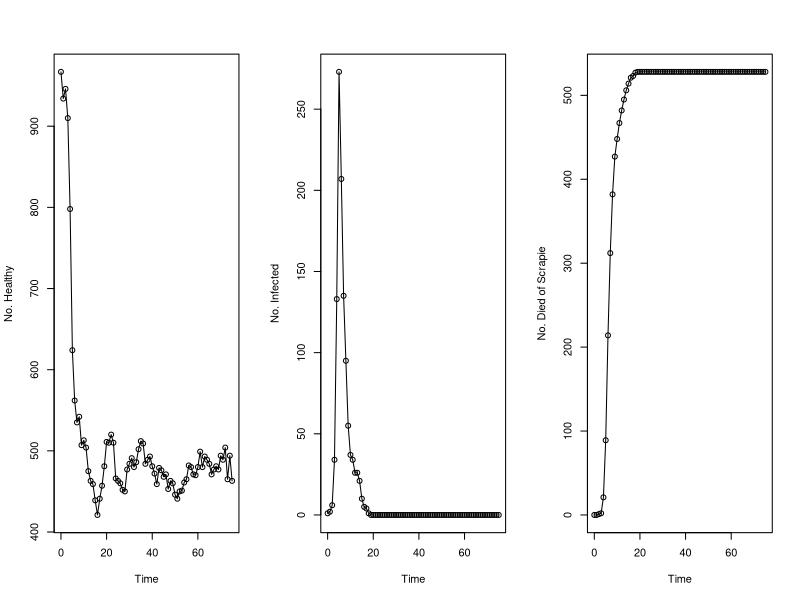

R code for this plot:
# libs ------------------------------------------------------

# genotype frequencies ------------------------------------------------------
	##the PrP genotypes are noted as below:
	##1. arr/arr 2. arr/arq 3. arr/arh 4. arr/ahq 5. arq/arq
	##6. arq/ahq 7. arq/arh 8. ahq/ahq 9. ahq/arh 10. arh/arh
	##11. arr/vrq 12. arq/vrq 13. ahq/vrq 14. arh/vrq 15. vrq/vrq

	#breed genotype frequencies: ARR/ARR=0.066, ARR/ARQ = 0.066 etc...
	Equal = c(0.066,0.066,0.066,0.066,0.066,0.066,0.066,0.066,0.066,0.066,0.066,0.066,0.066,0.066,0.066)
	Hu = c(0.022,0.391,0.029,0,0.348,0.015,0.159,0,0,0.029,0,0.007,0,0,0)
	Chios = c(0,0.162,0,0,0.667,0.172,0,0,0,0,0,0,0,0,0)
	Texel = c(0.541,0.193,0.169,0.012,0.02,0.006,0.026,0.001,0.007,0.009,0.01,0.004,0,0.004,0)
	Latxa = c(0.051,0.336,0.006,0.004,0.517,0.01,0.038,0,0.002,0,0.008,0.023,0,0.004,0.002)
	Leccesse = c(0.119,0.371,0.004,0.033,0.365,0.072,0.016,0.016,0,0,0.004,0,0,0,0)
	Finsheep = c(0.013,0.161,0.004,0,0.70,0.004,0.008,0,0,0,0,0.104,0,0,0.004)
	BHS = c(0.653,0,0,0,0.347,0,0,0,0,0,0,0,0,0,0)
	Kamieniecka = c(0.353,0.333,0.157,0,0.029,0,0.01,0,0,0.01,0.069,0.029,0,0.01,0)
	Skopelos = c(0.105,0.158,0,0.158,0.053,0.2105,0,0.2105,0,0,0,0,0.105,0,0)
	Kivircik = c(0.093,0.407,0,0.029,0.329,0.093,0,0.014,0,0,0.007,0.014,0.007,0,0.007)
	Djallonke = c(0,0,0,0,0.86,0.12,0,0.02,0,0,0,0,0,0,0)
	Ivesi = c(0,0.063,0,0,0.563,0,0.281,0,0,0,0.031,0,0,0,0)
	SPBM = c(0.102,0.225,0.041,0.020,0.265,0.163,0.061,0.041,0.02,0,0.041,0.02,0,0,0)


# simulation ------------------------------------------------------

scrapiesim = function(breed, hrate, vrate, grate, arate, drate, time, pop){


	#starting values at t=0
	S = rpois(15, pop*breed) #starting susceptibles of each genotype
	for(m in 1:length(breed)){
		if(is.na(S[m]) == TRUE){S[m] = 0}
		}

	Ih = c(0,0,0,0,1,0,0,0,0,0,0,0,0,0,0) #initially infected. If Ih[1]=1, then there is 1 individual of that genotype infected etc
	Iv = c(0,0,0,0,0,0,0,0,0,0,0,0,0,0,0) #vertically infected
	R = c(0,0,0,0,0,0,0,0,0,0,0,0,0,0,0) #death count
	
	#set up vectors for plotting later
	timelim = time #observations over n years
	Io = c(sum(Ih))
	dead = c(sum(R))
	susc = c(sum(S))

	rel.inf = c(0,0.0007,0,0.00055,0.068,0.016,0.01,0.0092,0,0.0037,0.012,0.41,0.0013,0.74,1) #infection relative risk
	b = rel.inf*hrate #relative horizontal infection risk
	v = rel.inf*vrate #relative vertical infection risk
	g = grate #prion death rate
	a = arate #birth rate
	d = drate #natural causes death rate

	for(j in 1:timelim){
		totalinf = sum(Ih) + sum(Iv)
		nS = c()
		nIv = c()
		tg = c()
		for(k in 1:15){
			nb = c()
			nb[k] = rpois(1, b[k]*S[k]*totalinf) #new infecteds for this year
			if(is.na(nb[k]) == TRUE){nb[k] = 0}
			Sd = rpois(1, d*S[k]) #number of susceptibles that died by natural causes
			if(is.na(Sd) == TRUE){Sd = 0}
			Ihd = rpois(1, d*Ih[k]) #Ih killed by natural causes
			if(is.na(Ihd) == TRUE){Ihd = 0}
			Ivd = rpois(1, d*Iv[k]) #Iv killed by natural causes
			if(is.na(Ivd) == TRUE){Ivd = 0}
			Ihg = rpois(1, g*Ih[k]) #Ih killed by scrapie
			if(is.na(Ihg) == TRUE){Ihg = 0}
			Ivg = rpois(1, g*Iv[k]) #Iv killed by scrapie
			if(is.na(Ivg) == TRUE){Ivg = 0}
			nS[k] = newS(S[k], nb[k], Sd) #removes infected susceptibles
			Ih[k] = newIh(S[k], Ih[k], nb[k], Ihg, Ihd) #updates no. infected vertically
			nIv[k] = newIv(Iv[k], Ivg, Ivd) #removes dead infected vertically
			R[k] = newR(R[k], Ivg, Ihg) #calculates death count
			tg[k] = nS[k] + Ih[k] + nIv[k] #totals each genotype
		}
			

		totalsus = sum(nS) #sum of all susceptibles
		totalinf = sum(nIv) + sum(Ih) #sum of all infecteds
		alleles = 2*(sum(tg)) #sum of all alleles
		
		#total number of each allele
		ARR = 2*tg[1] + tg[2] + tg[3] + tg[4] + tg[11] 
		ARQ = tg[5]*2 + tg[2] + tg[6] + tg[7] + tg[12]
		ARH = tg[10]*2 + tg[3] + tg[7] + tg[9] + tg[14]
		AHQ = tg[8]*2 + tg[4] + tg[6] + tg[9] + tg[13]
		VRQ = tg[15]*2 + tg[11] + tg[12] + tg[13] + tg[14]

		#contains genotype frequencies
		gen = c(hombirths(ARR,alleles),hetbirths(ARR, alleles, ARQ),hetbirths(ARR, alleles, ARH),hetbirths(ARR, alleles, AHQ),hombirths(ARQ, alleles),hetbirths(ARQ, alleles, AHQ),hetbirths(ARQ, alleles, ARH),hombirths(AHQ, alleles),hetbirths(AHQ, alleles, ARH),hombirths(ARH, alleles),hetbirths(ARR, alleles, VRQ),hetbirths(ARQ, alleles, VRQ),hetbirths(AHQ, alleles, VRQ),hetbirths(ARH, alleles, VRQ),hombirths(VRQ, alleles))
		
		for(l in 1:15){
			Sa = rpois(1, gen[l]*a*totalsus) #healthy births for each genotype
			if(is.na(Sa) == TRUE){Sa = 0}
			Iva = rpois(1, a*v[l]*totalinf*gen[l]) #vertically infected births
			if(is.na(Iva) == TRUE){Iva = 0}
			SIa = rpois(1, a*totalinf*gen[l]) #total sheep that could be born susceptible, if none are born infected
			if(is.na(SIa) == TRUE){SIa = 0}
			S[l] = nS[l] + Sa + (SIa-Iva)
			if(SIa-Iva <0){S[l] = nS[l] + Sa}
			Iv[l] = nIv[l] + Iva
		}

		Io[j+1] = sum(Ih) + sum(Iv)
		dead[j+1] = sum(R)
		susc[j+1] = sum(S)
		}

	#making the matrix
	data = cbind(susc, Io, dead)
	years = c(0:timelim)
	data = cbind(years, data)
	print(data)

	par(mfrow=c(1, 3))
	plot(susc ~ years, xlab = "Time", ylab = "No. Healthy")
	lines(years, susc)

	plot(Io ~ years, xlab = "Time", ylab = "No. Infected")
	lines(years, Io)

	plot(dead ~ years, xlab = "Time", ylab = "No. Died of Scrapie")
	lines(years, dead)
	}

#calculates new susceptibles -----------------------------------------------------

newS = function(S, nb, Sd){ 
	Sn = S - nb - Sd
	if(Sn < 0){Sn=0}
	return(Sn)
	}

#calculates new horizontally infected ------------------------------------------

newIh = function(S, Ih, nb, Ihg, Ihd){
	Ihn = Ih + nb - Ihg - Ihd
if(nb > S){Ihn = Ih + S - Ihg - Ihd} #stops more sheep being infected than actually exist
	if(Ihn <0){Ihn=0}
	return(Ihn)
	}

#calculates new vertically infected ---------------------------------------------

newIv = function(Iv, Ivg, Ivd){
	Ivn = Iv - Ivg - Ivd
	if(Ivn<0){Ivn=0}
	return(Ivn)
	}

#calculates total deaths -----------------------------------------------------

newR = function(R, Ivg, Ihg){
	Rn = R + Ivg + Ihg #changed to prion only deaths
	return(Rn)
	}

#calculates genotype frequencies for homozygous genotypes ---------------------

hombirths = function(allele1, alleles){
	genfreq = (allele1/alleles)^2
	return(genfreq)
	}

#calculates genotype frequencies for heterozygous genotypes --------------------

hetbirths = function(allele1, alleles, allele2){
	genfreq = 2*(allele1/alleles)*(allele2/alleles)
	return(genfreq)
	}

#variables & RUN SIM ----------------------------------------------------------------------

	hrate = 0.14 #horizontal transmission rate
	vrate = 0.25 #vertical transmission rate
	grate = 0.5  #scrapie death rate
	arate = 0.25 #birth rate
	drate = 0.2  #non-scrapie death rate
	time = 75    #simulation time scale
	pop = 1000   #starting healthy population size

scrapiesim(Kivircik, hrate, vrate, grate, arate, drate, time, pop)
